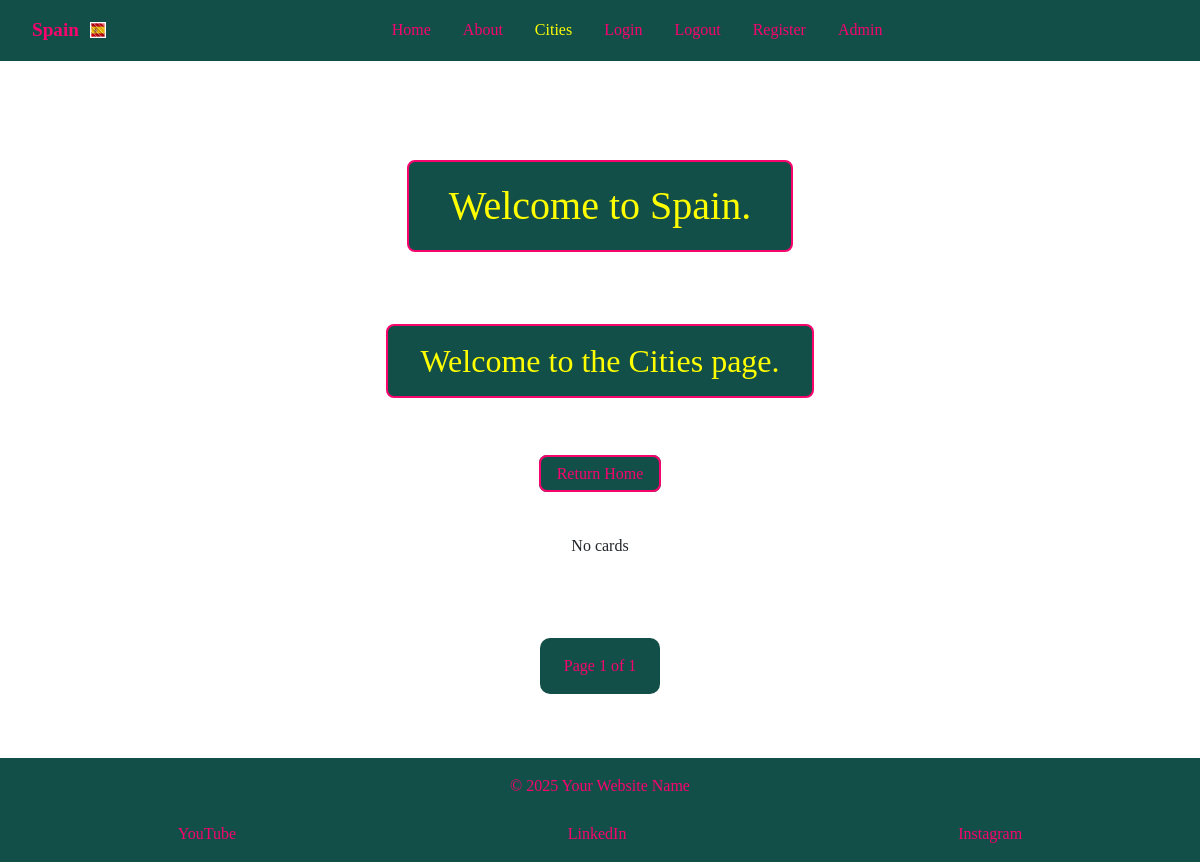
The page /cities?page=2 on the database as committed earlier.
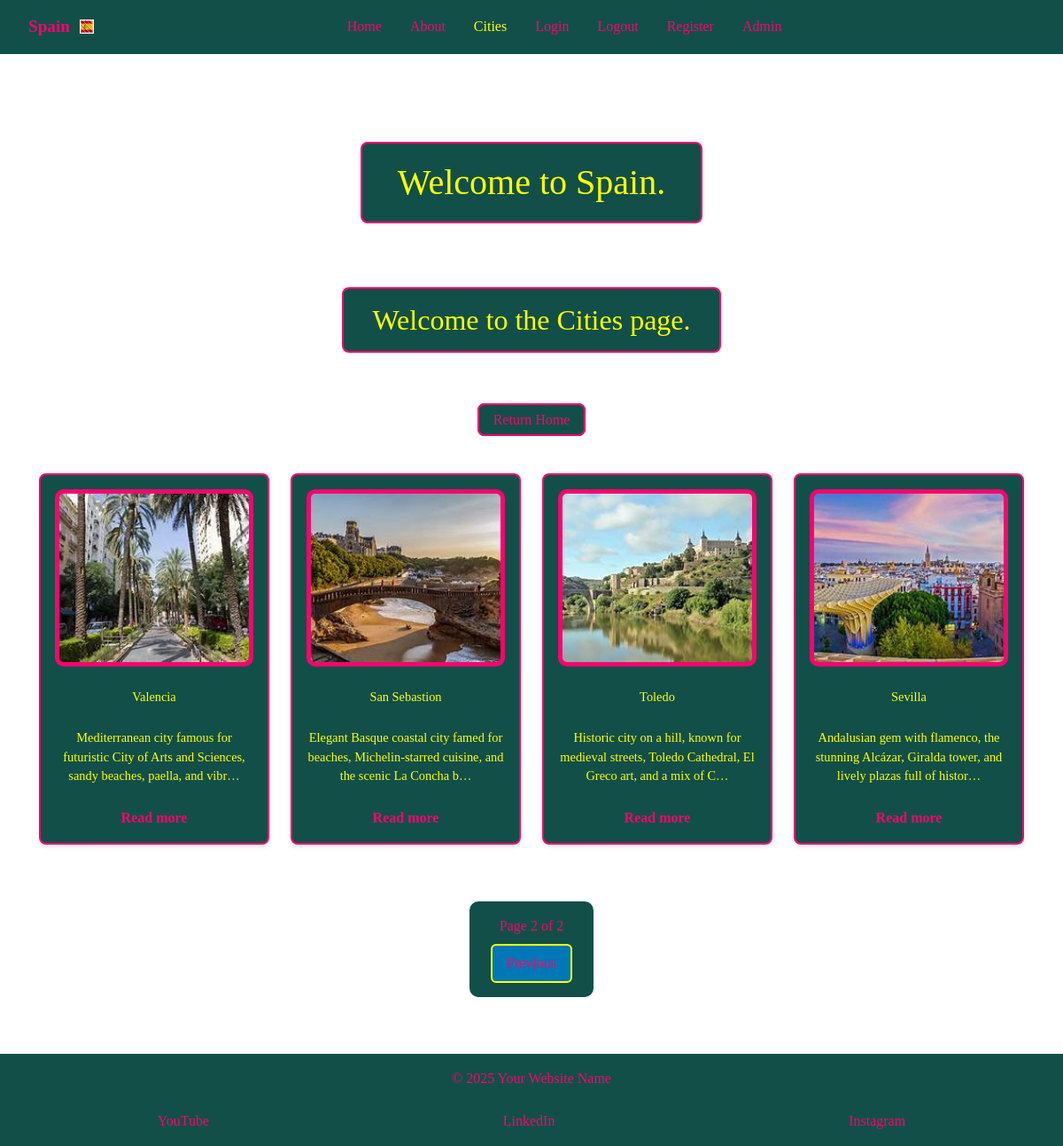
The same page on the database as committed later.
### espana_es/models.py (models this page shows, shortened)
class CardText(models.Model):
    title = models.CharField(max_length=30)
    content = models.TextField()
    image_name = models.CharField(
        max_length=20,
        help_text="Enter file name (eg 'Alciante.jpg)",
        default='default.jpg',
        blank=True
    )
    saved_by = models.ManyToManyField(User,
                                      related_name='saved_cards', blank=True)

### espana_es/views.py (the view)
# urls.py: path('cities', views.cities, name='cities'),
def cities(request):
    card_texts = CardText.objects.all().order_by('id')
    for card in card_texts:
        card.display_content = card.content or 'Content coming soon.'
    paginator = Paginator(card_texts, 4)
    page_number = request.GET.get('page')
    page_obj = paginator.get_page(page_number)
    return render(request, 'cities.html',
                  {'active_tab': 'cities',
                   'page_obj': page_obj})

### espana_es/templates/cities.html (shortened to what this page needs)
{% extends 'base.html' %}
{% load static %}
{% block body_class %}morph-page{% endblock %}
{% block morph_images %}
<div class="image-morph">
</div>
{% endblock %}
{% block content %}
<h2 class="color-h2">Welcome to the Cities page.</h2>
<p>
    <a class="color-return" href="{% url 'index' %}">Return Home</a>
</p>
<div class="cards-container">
    {% for card in page_obj %}
    <div class="card" data-url="{% url 'city-details' pk=card.id %}" onclick="window.location = this.dataset.url">
        <img src="{% static 'images/' %}{{ card.image_name }}" alt="{{ card.title }}">
        <p>{{ card.title }}</p>
        <p>{{ card.content|truncatechars:100}}</p>
        <a href="{% url 'city-details' pk=card.id %}" class="read-more">
        Read more
        </a>
    </div>
    {% empty %}
    <p>No cards</p>
    {% endfor %}
</div>
<div class="pagination">
    <div class="page-number">
        <span class="page-info">
            Page {{ page_obj.number }} of {{ page_obj.paginator.num_pages }}
        </span>
    </div>
    {% if page_obj.has_previous %}
    <div class="prev-wrapper">
        <a href="?{% for key, value in request.GET.items %}{% if key != 'page' %}{{ key }}={{ value }}&{% endif %}{% endfor %}page={{ page_obj.previous_page_number}}"
            class="prev-btn">Previous</a>
    </div>
    {% endif %}
</div>
{% endblock %}

### espana_es/templates/base.html (shortened to what this page needs)
{% load static %}
<!doctype html>
<html lang="en">
<head>
    <link href="https://cdn.jsdelivr.net/npm/bootstrap@5.3.8/dist/css/bootstrap.min.css" rel="stylesheet"
>
    <link rel="stylesheet" href="{% static 'CSS/espana.css' %}">
</head>
<body class="{% block body_class %}{% endblock %}">
    {% block morph_images %}
    {% endblock %}
    <nav class="navbar">
        <div class="logo">
            <a href="{% url 'index' %}">
                Spain
                <img src="{% static 'favicon/favicon-32x32.png' %}" alt="logo" class="logo-img">
            </a>
        </div>
        <div class="nav-links" id="nav-links">
            <a href="{% url 'index' %}" class="{% if active_tab == 'index' %}active{% endif %}">Home</a>
            <a href="{% url 'about' %}" class="{% if active_tab == 'about' %}active{% endif %}">About</a>
            <a href="{% url 'cities' %}" class="{% if active_tab == 'cities' %}active{% endif %}">Cities</a>
            <a href="{% url 'login' %}" class="{% if active_tab == 'login' %}active{% endif %}">Login</a>
            <a href="{% url 'logout' %}" class="{% if active_tab == 'logout' %}active{% endif %}">Logout</a>
            <a href="{% url 'register' %}" class="{% if active_tab == 'register' %}active{% endif %}">Register</a>
            <a href="{% url 'admin:index' %}">Admin</a>
        </div>
    </nav>
    <h1 class="color">Welcome to Spain.</h1>
    <main>
        {% block content %}{% endblock %}
    </main>
    <footer>
        <p class="footer-text">&copy; 2025 Your Website Name</p>
        <div class="social-links">
            <a href="https://www.youtube.com" target="_blank" aria-label="YouTube">YouTube</a>
            <a href="https://www.linkedin.com" target="_blank" aria-label="LinkedIn">LinkedIn</a>
            <a href="https://www.instagram.com" target="_blank" aria-label="Instagram">Instagram</a>
        </div>
    </footer>
</body>
</html>

### espana_es/static/CSS/espana.css (style rules this page uses)
* { box-sizing: border-box; margin: 0; padding: 0; }
html, body { height: 100%; font-family: "Times New Roman", Times, serif; overflow-x: hidden; }
.morph-page { position: relative; min-height: 100vh; display: flex; flex-direction: column; }
.morph-page main { flex: 1; }
.image-morph { position: fixed; top: 0; left: 0; width: 100vw; height: 100vh; z-index: -1; }
main { flex: 1; display: flex; flex-direction: column; align-items: center; justify-content: flex-start; text-align: center; padding: 2rem 1rem; gap: 2rem; }
.color { color: yellow; text-align: center; margin: 4em auto 1em auto; padding: 0.5em 1em; border: 2px solid #f8046f; border-radius: 8px; background: #124f49; width: fit-content; }
.color-h2 { color: yellow; text-align: center; margin: 0em auto 1em auto; padding: 0.5em 1em; border: 2px solid #f8046f; border-radius: 8px; background: #124f49; width: fit-content; }
a.color-return { text-align: center; margin: 0em auto; padding: 0.5em 1em; border: 2px solid #f8046f; border-radius: 8px; background: #124f49; color: #f8046f; text-decoration: none; }
.logo a { display: flex; align-items: center; gap: 0.7rem; text-decoration: none; color: inherit; }
.logo-img { width: 16px; height: 16px; }
.navbar { display: flex; align-items: center; justify-content: space-between; padding: 1rem 2rem; background-color: #124f49; position: fixed; width: 100%; top: 0; left: 0; z-index: 1000; }
.logo a { color: #f8046f; text-decoration: none; font-weight: bold; font-size: 1.2rem; }
.nav-links { display: flex; flex: 1; justify-content: center; gap: 2rem; list-style: none; }
.nav-links a { color: #f8046f; text-decoration: none; transition: color 0.3s; }
nav a.active { color: yellow; }
.cards-container, .grid-container { display: flex; flex-wrap: wrap; justify-content: center; gap: 1.5rem; width: 100%; max-width: 1200px; padding: 0 1rem; margin: 0 auto; }
.card, .grid { background-color: #124f49; border: 2px solid yellow; border-radius: 8px; box-shadow: 0 2px 6px rgba(0,0,0,0.1); overflow: hidden; display: flex; flex-direction: column; justify-content: flex-start; align-items: center; text-align: center; transition: transform 0.3s, box-shadow 0.3s; min-height: 350px; padding: 1rem; gap: 1rem; cursor: pointer; flex: 0 1 calc(25% - 1.5rem); max-width: calc(25% - 1.5rem); }
.cards-container .card:nth-child(1), .grid-container .grid:nth-child(1) { order: 1; }
.cards-container .card:nth-child(2), .grid-container .grid:nth-child(2) { order: 3; }
.cards-container .card:nth-child(3), .grid-container .grid:nth-child(3) { order: 2; }
.card, .grid { background-color: #124f49; border: 2px solid #f8046f; border-radius: 8px; box-shadow: 0 2px 6px rgba(0,0,0,0.1); overflow: hidden; display: flex; flex-direction: column; justify-content: flex-start; align-items: center; text-align: center; transition: transform 0.3s, box-shadow 0.3s; min-height: 350px; padding: 1rem; gap: 1rem; width: 100%; max-width: 350px; cursor: pointer; }
.grid p, .card p { font-size: 0.9rem; margin: 0.5rem 0 0; flex-shrink: 0; color: yellow; }
.card .read-more, .grid .read-more { margin-top: 0.5rem; text-decoration: none; color: #f8046f; font-weight: bold; }
.card img { width: 100%; height: 200px; object-fit: cover; border-radius: 10px; background-color: #f8046f; padding: 5px; }
footer { background-color: #124f49; color: rgb(121, 7, 127); padding: 1rem; display: flex; flex-direction: column; align-items: center; gap: 0.5rem; width: 100%; box-sizing: border-box; overflow: visible; }
.footer-text { color: #f8046f; transition: color 0.3s; }
.social-links { display: flex; justify-content: space-around; flex-wrap: wrap; gap: 0.5rem; width: 100%; max-width: 100%; min-width: 0; overflow: hidden; }
.social-links a { color: #f8046f; text-decoration: none; transition: color 0.3s; flex-shrink: 1; text-align: center; white-space: nowrap; }
.pagination { width: fit-content; margin: 2rem auto; padding: 1rem 1.5rem; background: #124f49; border-radius: 10px; display: flex; flex-direction: column; gap: 0.5rem; color: #f8046f; }
.pagination .prev-wrapper, .pagination .next-wrapper { display: flex; justify-content: center; }
.pagination a { display: inline-block; padding: 0.5rem 1rem; border: 2px solid yellow; border-radius: 6px; background: #0077b6; color: #f8046f; text-decoration: none; transition: background 0.2s, color 0.2s; }

Rows that differ between the two databases and show on the page:
added CardText: image_name (picture), title "San Sebastion", content "Elegant Basque coastal city famed for beaches, Michelin-starred cuisine, and the scenic La Concha b…"
added CardText: image_name (picture), title "Sevilla", content "Andalusian gem with flamenco, the stunning Alcázar, Giralda tower, and lively plazas full of histor…"
added CardText: image_name (picture), title "Toledo", content "Historic city on a hill, known for medieval streets, Toledo Cathedral, El Greco art, and a mix of C…"
added CardText: image_name (picture), title "Valencia", content "Mediterranean city famous for futuristic City of Arts and Sciences, sandy beaches, paella, and vibr…"
Other text that changed with them:
{{ page_obj.number }}: "1" → "2"
{{ page_obj.paginator.num_pages }}: "1" → "2"
text no longer shown: "No cards"
